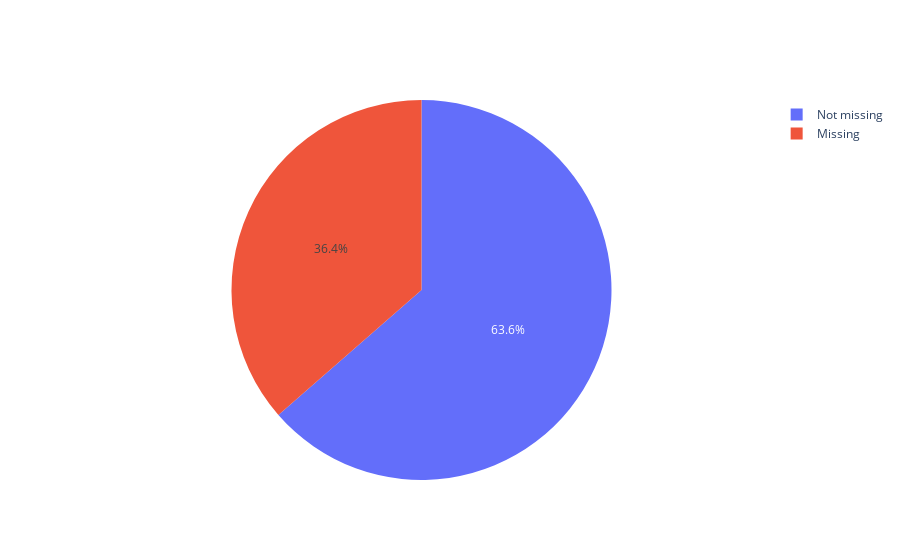

The cell this chart's notebook holds for it:
### Code cell
labels = ['Missing','Not missing']
values = [sum_missing, sum_not_missing]

fig = go.Figure(data=[go.Pie(labels=labels, values=values)])
fig.show()

### Figure 1 — Plotly figure (JSON) as saved in the notebook; plotly's stock layout.template omitted (floating-point values rounded to 4 significant figures)
{"data": [{"labels": ["Missing", "Not missing"], "type": "pie", "values": [870.8, 1520.0]}], "layout": {}}
